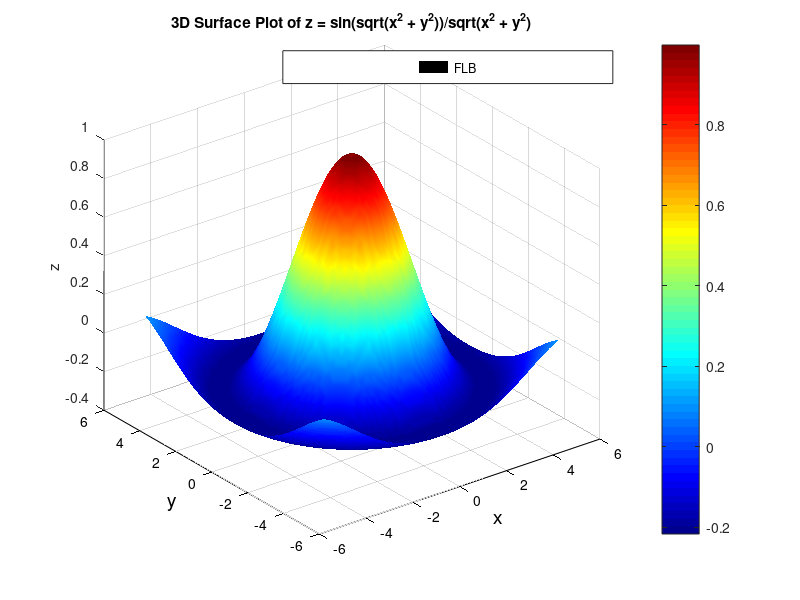

The MATLAB source for this figure:
clc 
close all
clear
% Define the range of x and y values
[x,y] = meshgrid(-5:0.1:5,-5:0.1:5);

% Calculate the corresponding z values
z = sin(sqrt(x.^2 + y.^2))./sqrt(x.^2 + y.^2);

% Plot the 3D surface
surf(x,y,z,'FaceColor','interp','EdgeColor','none');
colormap('jet');
colorbar;

% Set the labels for the x, y, and z axes
xlabel('x','FontSize',14);
ylabel('y','FontSize',14);
zlabel('z');
set(gca,'xcolor','black','ycolor','black');

% Add a title to the plot
title('3D Surface Plot of z = sin(sqrt(x^2 + y^2))/sqrt(x^2 + y^2)');

% Add a legend
legend('FLB');
set(legend,...
    'Position',[0.353539203364994 0.860714287062487 0.412499990420682 0.0547619034137045]);

print(gcf,'-dtiffn','FLB')
